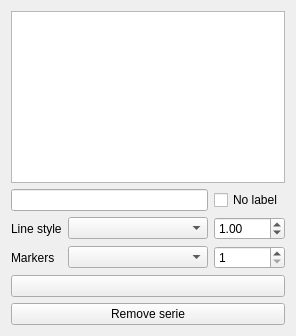
<?xml version="1.0" encoding="UTF-8"?>
<ui version="4.0">
 <class>Plot-Task-Series</class>
 <widget class="QWidget" name="Plot-Task-Series">
  <property name="geometry">
   <rect>
    <x>0</x>
    <y>0</y>
    <width>296</width>
    <height>336</height>
   </rect>
  </property>
  <property name="minimumSize">
   <size>
    <width>0</width>
    <height>336</height>
   </size>
  </property>
  <property name="windowTitle">
   <string>Configure series</string>
  </property>
  <layout class="QGridLayout" name="gridLayout">
   <item row="1" column="0">
    <layout class="QVBoxLayout" name="verticalLayout">
     <property name="bottomMargin">
      <number>0</number>
     </property>
     <item>
      <widget class="QListWidget" name="items">
       <property name="editTriggers">
        <set>QAbstractItemView::NoEditTriggers</set>
       </property>
       <property name="alternatingRowColors">
        <bool>true</bool>
       </property>
      </widget>
     </item>
     <item>
      <layout class="QGridLayout" name="gridLayout_2">
       <item row="0" column="0" colspan="4">
        <widget class="QLineEdit" name="label">
         <property name="sizePolicy">
          <sizepolicy hsizetype="Expanding" vsizetype="Fixed">
           <horstretch>2</horstretch>
           <verstretch>0</verstretch>
          </sizepolicy>
         </property>
        </widget>
       </item>
       <item row="1" column="4">
        <widget class="QDoubleSpinBox" name="lineWidth">
         <property name="minimum">
          <double>0.010000000000000</double>
         </property>
         <property name="maximum">
          <double>9999.000000000000000</double>
         </property>
         <property name="singleStep">
          <double>0.500000000000000</double>
         </property>
         <property name="value">
          <double>1.000000000000000</double>
         </property>
        </widget>
       </item>
       <item row="1" column="0">
        <widget class="QLabel" name="styleLabel">
         <property name="text">
          <string>Line style</string>
         </property>
        </widget>
       </item>
       <item row="4" column="0" colspan="5">
        <widget class="QPushButton" name="remove">
         <property name="text">
          <string>Remove serie</string>
         </property>
        </widget>
       </item>
       <item row="1" column="1" colspan="3">
        <widget class="QComboBox" name="lineStyle">
         <property name="sizePolicy">
          <sizepolicy hsizetype="MinimumExpanding" vsizetype="Fixed">
           <horstretch>1</horstretch>
           <verstretch>0</verstretch>
          </sizepolicy>
         </property>
        </widget>
       </item>
       <item row="2" column="0">
        <widget class="QLabel" name="markerLabel">
         <property name="text">
          <string>Markers</string>
         </property>
        </widget>
       </item>
       <item row="0" column="4">
        <widget class="QCheckBox" name="isLabel">
         <property name="sizePolicy">
          <sizepolicy hsizetype="Minimum" vsizetype="Fixed">
           <horstretch>1</horstretch>
           <verstretch>0</verstretch>
          </sizepolicy>
         </property>
         <property name="text">
          <string>No label</string>
         </property>
        </widget>
       </item>
       <item row="2" column="1" colspan="3">
        <widget class="QComboBox" name="markers">
         <property name="sizePolicy">
          <sizepolicy hsizetype="MinimumExpanding" vsizetype="Fixed">
           <horstretch>1</horstretch>
           <verstretch>0</verstretch>
          </sizepolicy>
         </property>
        </widget>
       </item>
       <item row="3" column="0" colspan="5">
        <widget class="QPushButton" name="color">
         <property name="sizePolicy">
          <sizepolicy hsizetype="MinimumExpanding" vsizetype="Fixed">
           <horstretch>1</horstretch>
           <verstretch>0</verstretch>
          </sizepolicy>
         </property>
         <property name="autoFillBackground">
          <bool>false</bool>
         </property>
         <property name="text">
          <string/>
         </property>
        </widget>
       </item>
       <item row="2" column="4">
        <widget class="QSpinBox" name="markerSize">
         <property name="minimum">
          <number>1</number>
         </property>
         <property name="maximum">
          <number>9999</number>
         </property>
        </widget>
       </item>
      </layout>
     </item>
    </layout>
   </item>
  </layout>
 </widget>
 <resources/>
 <connections/>
</ui>
